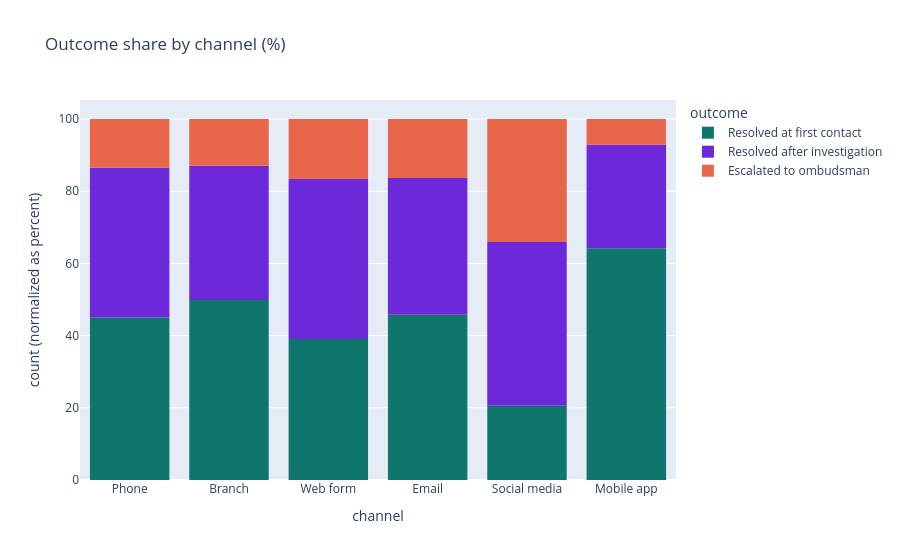

Notebook source saved alongside this figure:
### Code cell
fig = px.histogram(df, x="channel", color="outcome", barnorm="percent", category_orders={"outcome": OUTCOME_ORDER},
                   color_discrete_map=OUTCOME_COLORS, title="Outcome share by channel (%)")
fig.show()

### Figure 1 — Plotly figure (JSON) as saved in the notebook; plotly's stock layout.template omitted (floating-point values rounded to 4 significant figures; data arrays with more than 128 entries replaced by an {"elided": "..."} marker saying what was removed)
{"data": [{"bingroup": "x", "hovertemplate": "outcome=Resolved at first contact<br>channel=%{x}<br>count (normalized as percent)=%{y}<extra></extra>", "legendgroup": "Resolved at first contact", "marker": {"color": "#0F766E", "pattern": {"shape": ""}}, "name": "Resolved at first contact", "orientation": "v", "showlegend": true, "type": "histogram", "x": {"elided": "1430 str values"}, "xaxis": "x", "yaxis": "y"}, {"bingroup": "x", "hovertemplate": "outcome=Resolved after investigation<br>channel=%{x}<br>count (normalized as percent)=%{y}<extra></extra>", "legendgroup": "Resolved after investigation", "marker": {"color": "#6D28D9", "pattern": {"shape": ""}}, "name": "Resolved after investigation", "orientation": "v", "showlegend": true, "type": "histogram", "x": {"elided": "1146 str values"}, "xaxis": "x", "yaxis": "y"}, {"bingroup": "x", "hovertemplate": "outcome=Escalated to ombudsman<br>channel=%{x}<br>count (normalized as percent)=%{y}<extra></extra>", "legendgroup": "Escalated to ombudsman", "marker": {"color": "#E8674A", "pattern": {"shape": ""}}, "name": "Escalated to ombudsman", "orientation": "v", "showlegend": true, "type": "histogram", "x": {"elided": "424 str values"}, "xaxis": "x", "yaxis": "y"}], "layout": {"barmode": "relative", "barnorm": "percent", "legend": {"title": {"text": "outcome"}, "tracegroupgap": 0}, "title": {"text": "Outcome share by channel (%)"}, "xaxis": {"anchor": "y", "domain": [0, 1], "title": {"text": "channel"}}, "yaxis": {"anchor": "x", "domain": [0, 1], "title": {"text": "count (normalized as percent)"}}}}
